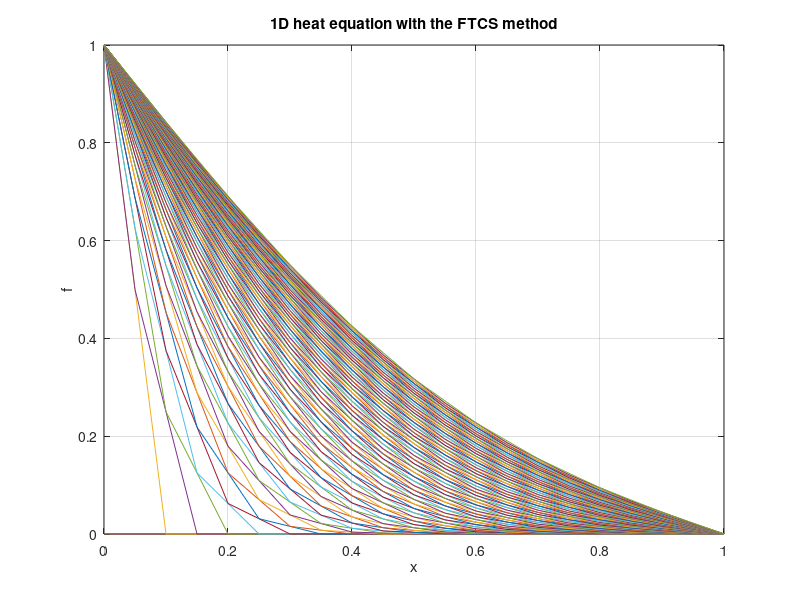

Reproduce this figure in MATLAB.
function heat_1D_FTCS
% 1-D heat equation using the FTCS method
xStart = 0.0; xStop = 1.0; 
J = 21; dx = (xStop - xStart)/(J-1); 
x = linspace(xStart,xStop,J)'; 
dt = 0.05; time = 0.0; tStop = 5.0;
alpha = 0.025; r = alpha*dt/dx^2;

f = zeros(J,2);   % initial condition f(:,1) - old; f(:,2) - new
plot(x,f); hold on; 
xlabel('x'), ylabel('f'), grid on
title '1D heat equation with the FTCS method'

while (time < tStop)
    f(1,:) = 1.0; f(J,:) = 0.0; % Boundary conditions
    f(2:J-1,2) = r*f(1:J-2,1) + (1-2*r)*f(2:J-1,1) + r*f(3:J,1);
    plot(x,f(:,2)); pause(0.1);
    time = time + dt;
    f(:,1) = f(:,2);
end

 